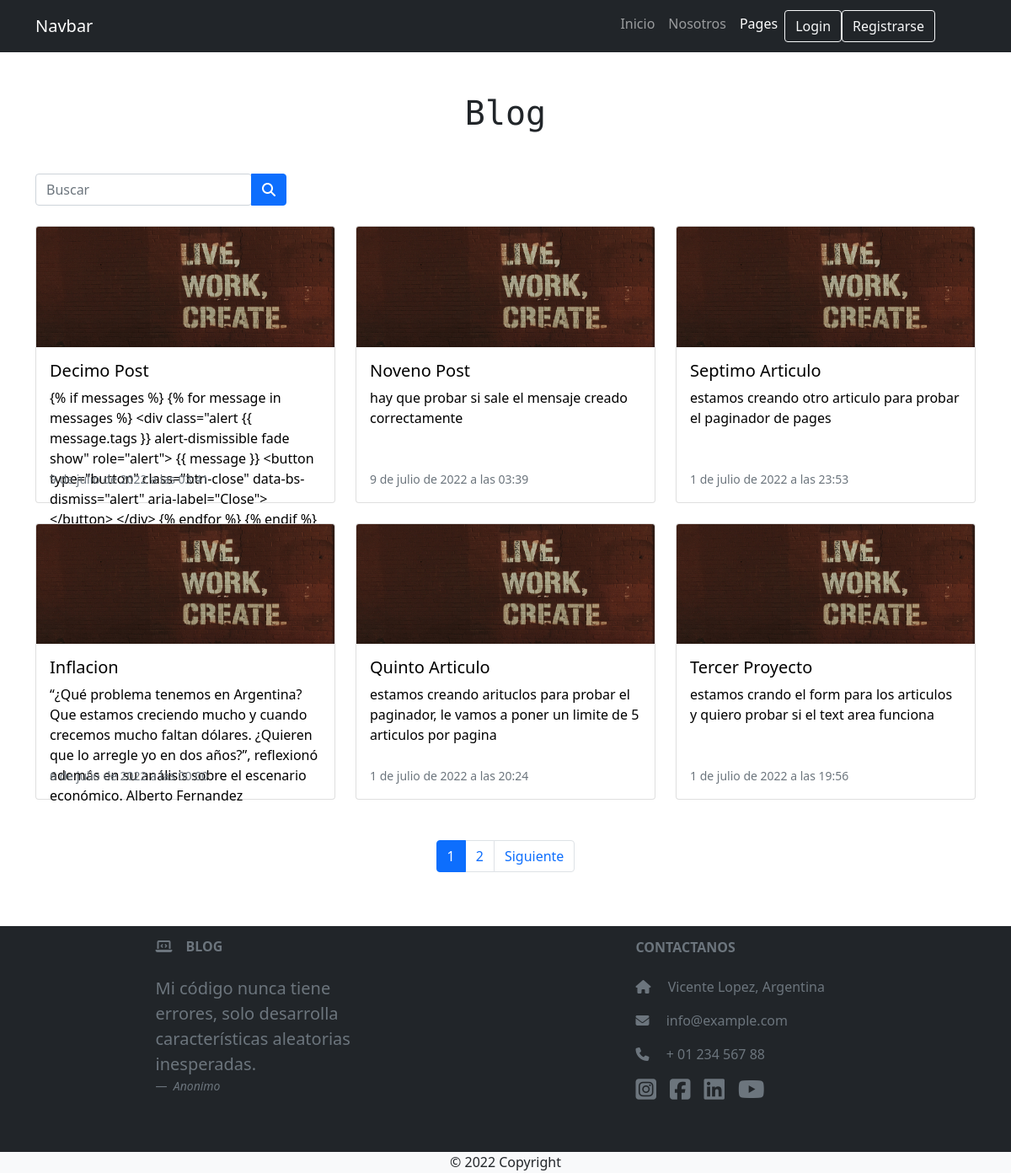
The page /pages/ on the database its author committed.
### ProyectoFinalApp/models.py (models this page shows, shortened)
class articulo(models.Model):
    titulo = models.CharField("Articulo",max_length=200)
    subTitulo = models.CharField(max_length=200)
    contenido = models.TextField()
    autor = models.CharField(max_length=200)
    imagen = models.ImageField(blank=True, null=True,upload_to='imagenes/')
    fecha_creacion = models.DateTimeField(auto_now_add=True)
    class Meta:
        verbose_name = 'Articulo'
        verbose_name_plural = 'Articulos'

### ProyectoFinalApp/views.py (the view)
# urls.py: path('pages/', pages, name="pages"),
def pages(request):
    tab = "pages"
    page = request.GET.get('page', 1)
    buscar = request.GET.get('buscar')
    if buscar is not None and buscar is not "":
        buscador = articulo.objects.filter( Q(titulo__icontains=buscar) | Q(autor__icontains=buscar))
        paginator = Paginator(buscador, 6)
        buscador = paginator.page(page)
        return render(request,"ProyectoFinalApp/pages.html",{'buscador':buscador,'buscar':buscar,'paginator':paginator,'tab':tab})
    else:
        articulos = articulo.objects.all().order_by('-id')
        paginator = Paginator(articulos, 6)
        articulos = paginator.page(page)
        return render(request, "ProyectoFinalApp/pages.html", {"articulos": articulos, "paginator": paginator, "tab": tab})

### ProyectoFinalApp/templates/ProyectoFinalApp/pages.html
{% extends 'ProyectoFinalApp/header.html' %}
{% load static %}
{% block contenidoPagina %}
<section class="mb-5">
  <div class="container mt-5">
    <h1 class="text-center mb-5">Blog</h1>
    <div class="d-flex row justify-content-between">
      <div class="col-md-6 col-12 mb-4">
          <form method="GET" enctype="multipart/form-data">
              <div class="input-group">
                  <div class="form-outline">
                      <input type="search" id="buscar" name="buscar" class="form-control"
                          placeholder="Buscar" />
                  </div>
                  <button type="submit" class="btn btn-primary">
                      <i class="fas fa-search"></i>
                  </button>
              </div>
          </form>
      </div>
  </div>
  {% if prueba %}
  <div class="card text-center">
    <div class="card-header">
      Blog
    </div>
    <div class="card-body">
      <h5 class="card-title">Lo sentimos!</h5>
      <p class="card-text">Todavia no hay ninguna pagina del blog pero estamos trabajando en ello.</p>
      <a href="{% url 'inicio' %}" class="btn btn-dark">Volver</a>
    </div>
  </div>
  {%else%}
    {% if buscador %}
    <div class="row row-cols-1 row-cols-md-3 g-4">
      {% for resultado in buscador %}
      <a href="{% url 'detalle_articulo' resultado.id %}">
        <div class="col h-100">
          <div class="card h-100 sombrear">
            <img src="{{resultado.imagen.url}}" class="card-img-top" alt="" />
            <div class="card-body">
              <h5 class="card-title">{{resultado.titulo}}</h5>
              <p class="card-text" style="height: 48px;">
                {{resultado.contenido}}
              </p>
              <p class="card-text mt-5"><small class="text-muted">{{resultado.fecha_creacion}}</small></p>
            </div>
          </div>
        </div>
      </a>
      {% endfor %}
    </div>
    <div class="m-5">
      {% include 'ProyectoFinalApp/paginator_busqueda.html' %}
    </div>
      {%else%}
      <div class="row row-cols-1 row-cols-md-3 g-4">
        {% for articulo in articulos %}
        <a href="{% url 'detalle_articulo' articulo.id %}">
          <div class="col h-100">
            <div class="card h-100 sombrear">
              <img src=" {{articulo.imagen.url}} " class="card-img-top" alt="Hollywood Sign on The Hill" />
              <div class="card-body">
                <h5 class="card-title">{{articulo.titulo}}</h5>
                <p class="card-text" style="height: 48px;">
                  {{articulo.contenido}}
                </p>
                <p class="card-text mt-5"><small class="text-muted">{{articulo.fecha_creacion}}</small></p>
              </div>
            </div>
          </div>
        </a>
        {% endfor %}
      </div>
      <div class="m-5">
        {% include 'ProyectoFinalApp/paginator.html' %}
      </div>
      {% endif %}
      {% endif %}
    </div>
</section>
{% endblock %}

### ProyectoFinalApp/templates/ProyectoFinalApp/header.html (shortened to what this page needs)
{% load static %}
<!DOCTYPE html>
<html lang="es">
    <head>
        <link href="https://cdn.jsdelivr.net/npm/bootstrap@5.0.2/dist/css/bootstrap.min.css" rel="stylesheet"
>
        <link href="{% static 'ProyectoFinalApp/css/styles.css' %}" rel="stylesheet" />
      </head>
    <body class="separador">
        <nav class="navbar navbar-expand-lg navbar-dark bg-dark sticky-top">
            <div class="container">
              <a class="navbar-brand" href="{% url 'inicio' %}">Navbar</a>
              <div class="collapse navbar-collapse" id="navbarSupportedContent">
                <ul class="navbar-nav ms-auto me-5 mb-2 mb-lg-0">
                  <li class="nav-item">
                      <a class="nav-link {% if tab == 'inicio' %}active{% endif %} " href="{% url 'inicio' %}">Inicio</a>
                  </li>
                  <li class="nav-item">
                    <a class="nav-link {% if tab == 'nosotros' %}active{% endif %}" href="{% url 'nosotros' %}">Nosotros</a>
                  </li>
                  <li class="nav-item">
                    <a class="nav-link {% if tab == 'pages' %} active {% endif %} " href="{% url 'pages' %}">Pages</a>
                  </li>
                  {% if user.is_authenticated %}
                  <li>
                    <div class="dropdown">
                      <button class="btn btn-outline-secondary text-white dropdown-toggle my-1" type="button" id="dropdownMenuButton2" data-bs-toggle="dropdown" aria-expanded="false">
                        Perfil
                      </button>
                      <ul class="dropdown-menu dropdown-menu-dark" aria-labelledby="dropdownMenuButton2">
                        <li><p class="text-center">Bienvenido!</p>
                          <div class="d-flex justify-content-center align-items-center">
                            {% if user.avatar.imagen.url %}
                            <img src="{{ user.avatar.imagen.url }}" class="img-fluid rounded-circle" style="height: 30px;" alt="">
                            {% else%}
                            <i class="fa-solid fa-user"></i>
                            {% endif%}
                            <p class="mb-0 ms-3">{{user.username}}</p>
                          </div>
                        </li>
                        <li><hr class="dropdown-divider"></li>
                        <li><a class="dropdown-item" href="{% url 'editar_perfil' 'personal' %}">Ver Perfil</a></li>
                        <li><a class="dropdown-item" href="{% url 'messages' 1 %}">Mensajes</a></li>
                        {% if user.is_staff%}
                        <li><a class="dropdown-item" href="{% url 'panel' 'articulo'  %}">Panel de Admin </a></li>
                        {% endif %}
                        <li><hr class="dropdown-divider"></li>
                        <li><a class="dropdown-item" href="{% url 'logout' %}">Logout</a></li>
                      </ul>
                    </div>
                  </li>
                  {% else %}
                  <li class="nav-item">
                    <a class="btn btn-outline-light my-1" href="{% url 'login' %}">Login</a>
                  </li>
                  <li class="nav-item">
                    <a class="btn btn-outline-light my-1" href="{% url 'register' %}">Registrarse</a>
                  </li>
                  {% endif %}
                </ul>
              </div>
            </div>
          </nav>
        {% block contenidoPagina %}
        {% endblock %}
<footer class="text-center text-lg-start bg-dark text-muted">
    <section>
      <div class="container text-center text-md-start">
        <div class="row">
          <div class="col-md-3 col-lg-4 col-xl-3 mx-auto mb-4">
            <h6 class="text-uppercase fw-bold mb-4">
              <a href="{% url 'inicio' %}"><i class="fa-solid fa-laptop-code me-3 mt-3 text-secondary sombrear"></i></a>Blog
            </h6>
            <figure>
              <blockquote class="blockquote">
                <p>Mi código nunca tiene errores, solo desarrolla características aleatorias inesperadas.</p>
              </blockquote>
              <figcaption class="blockquote-footer">
                <cite title="Source Title">Anonimo</cite>
              </figcaption>
            </figure>
          </div>
          <div class="col-md-4 col-lg-3 col-xl-3 mx-auto">
            <h6 class="text-uppercase fw-bold mb-4 mt-3">
              Contactanos
            </h6>
            <p>
              <a href="https://goo.gl/maps/vFXHWDWnwfjszFdM8"><i class="fas fa-home me-3 text-secondary sombrear"></i></a>
              Vicente Lopez, Argentina</p>
            <p>
             <a href="mailto:info@example.com"><i class="fas fa-envelope me-3 text-secondary sombrear"></i></a>
              info@example.com
            </p>
            <p>
              <a href="tel:"><i class="fas fa-phone me-3 text-secondary sombrear"></i></a>
              + 01 234 567 88
            </p>
            <div class="col-md-4 mb-5 d-flex">
              <a href="https://www.instagram.com/">
                <i class="fa-brands fa-instagram-square h3 text-secondary sombrear"></i>
              </a>
              <a href="https://www.facebook.com/">
                <i class="fa-brands fa-facebook-square ms-3 h3 text-secondary sombrear"></i>
              </a>
              <a href="https://www.linkedin.com/feed/">
                <i class="fa-brands fa-linkedin ms-3 h3 text-secondary sombrear"></i>
              </a>
              <a href="https://www.youtube.com/watch?v=xuDQVkXKshY">
                <i class="fa-brands fa-youtube ms-3 h3 text-secondary sombrear"></i>
              </a>
            </div>
          </div>
        </div>
      </div>
    </section>
    <div class="text-start p-0  bg-light" style="height:25px;">
      <p class="text-dark text-center"> © 2022 Copyright</p>
    </div>
  </footer>
    </body>
</html>

### ProyectoFinalApp/templates/ProyectoFinalApp/paginator.html (shortened to what this page needs)
{% if paginator.num_pages > 1%}
<div class="d-flex justify-content-center">
    <ul class="pagination">
        {% for page in paginator.page_range %}
            {% if page < 7 or page == articulos.number %}
            <li class="page-item {% if page == articulos.number %}active{% endif %}">
                <a class="page-link" href="?page={{ page }}#pagtable">{{ page }}</a>
            </li>
            {% endif %}
        {% endfor %}
        {% if articulos.has_next %}
            <li class="page-item d-none d-sm-block">
                <a class="page-link" href="?page={{ articulos.next_page_number }}#pagtable">Siguiente</a>
            </li>
        {% endif %}
    </ul>
</div>
{% endif %}

### static/ProyectoFinalApp/css/styles.css (style rules this page uses)
a { text-decoration: none!important; color: black; }
h1 { font-family: 'Share Tech Mono', monospace!important; }

### rows shown on the page
articulo: imagen (picture), titulo "Decimo Post", contenido "{% if messages %} {% for message in messages %} <div class=\"alert {{ message.tags }} alert-dismissible fade show\" role=\"alert\"> {{ message }} <button type=\"button\" class=\"btn-close\" data-bs-dismiss=\"alert\" aria-label=\"Close\"></button> </div> {% endfor %} {% endif %}", fecha_creacion "9 de julio de 2022 a las 03:41"
articulo: imagen (picture), titulo "Noveno Post", contenido "hay que probar si sale el mensaje creado correctamente", fecha_creacion "9 de julio de 2022 a las 03:39"
articulo: imagen (picture), titulo "Septimo Articulo", contenido "estamos creando otro articulo para probar el paginador de pages", fecha_creacion "1 de julio de 2022 a las 23:53"
articulo: imagen (picture), titulo "Inflacion", contenido "“¿Qué problema tenemos en Argentina? Que estamos creciendo mucho y cuando crecemos mucho faltan dólares. ¿Quieren que lo arregle yo en dos años?”, reflexionó además en su análisis sobre el escenario económico. Alberto Fernandez", fecha_creacion "6 de julio de 2022 a las 00:00"
articulo: imagen (picture), titulo "Quinto Articulo", contenido "estamos creando arituclos para probar el paginador, le vamos a poner un limite de 5 articulos por pagina", fecha_creacion "1 de julio de 2022 a las 20:24"
articulo: imagen (picture), titulo "Tercer Proyecto", contenido "estamos crando el form para los articulos y quiero probar si el text area funciona", fecha_creacion "1 de julio de 2022 a las 19:56"

### other values the page prints
{{ page }} "1" "2"
